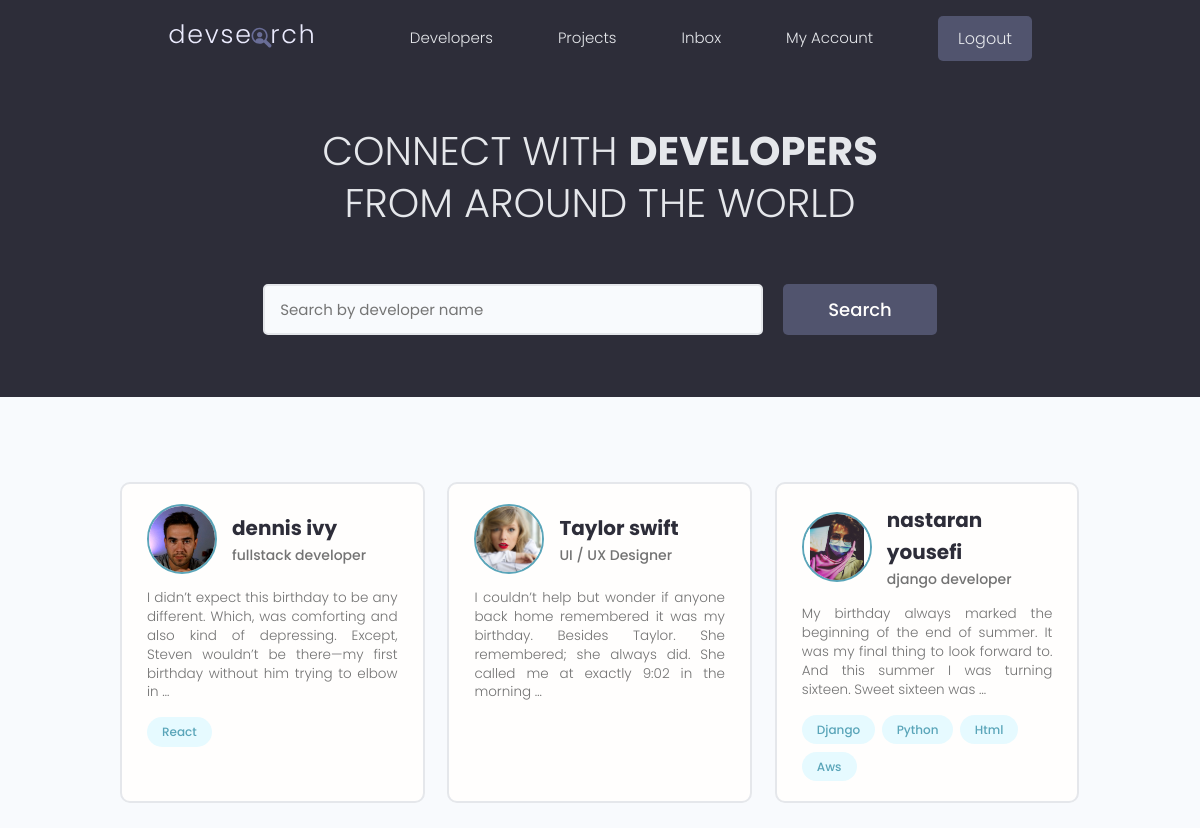
The app's page / (signed in) with its own data.
### users/models.py (models this page shows, shortened)
class Profile(models.Model):
    user = models.OneToOneField(User, on_delete=models.CASCADE, null=True, blank=True)
    name = models.CharField(max_length=250, null=True, blank=True)
    username = models.CharField(max_length=250, null=True, blank=True)
    email = models.EmailField(max_length=500, blank=True, null=True)
    short_intro = models.CharField(max_length=200, blank=True, null=True)
    bio = models.TextField(blank=True, null=True)
    location = models.CharField(max_length=200, blank=True, null=True)
    profile_image = models.ImageField(blank=True, null=True, upload_to='profiles/',
                         default='profiles/user-default.png')
    social_github = models.CharField(max_length=500, blank=True, null=True)
    social_linkedin = models.CharField(max_length=500, blank=True, null=True)
    social_website = models.CharField(max_length=500, blank=True, null=True)
    social_twitter = models.CharField(max_length=500, blank=True, null=True)
    created = models.DateTimeField(auto_now_add=True)
    id = models.UUIDField(default=uuid.uuid4, unique=True, editable=False, primary_key=True)

class Skill(models.Model):
    owner = models.ForeignKey(Profile, on_delete=models.CASCADE)
    name = models.CharField(max_length=200, blank=True, null=True)
    description = models.TextField(null=True, blank=True)
    created = models.DateTimeField(auto_now_add=True)
    id = models.UUIDField(default=uuid.uuid4, unique=True, editable=False, primary_key=True)

### users/views.py (the view)
# urls.py: path('', views.profiles, name='profiles'),
def profiles(request):
    search_query , profiles = search_profiles(request)
    page = request.GET.get('page', 1)
    results = 6
    paginator = Paginator(profiles, results)
    try:
        profiles = paginator.page(page)
    except EmptyPage:
        if int(page) <= 0:
            profiles = paginator.page(1)
        else:
            profiles = paginator.page(paginator.num_pages)
    except PageNotAnInteger:
        profiles = paginator.page(1)
    context = {
        'profiles' : profiles,
        'search_query' : search_query,
    }
    return render(request, 'users/profiles.html', context)

### users/utils.py (called while the page is built)
def search_profiles(request):
    search_query = request.GET.get('q') or ''
    skills = Skill.objects.filter(name__icontains=search_query)
    profiles = Profile.objects.distinct().filter(
        Q(name__icontains=search_query) |
        Q(short_intro__icontains=search_query) |
        Q(skill__in=skills)
    )
    return search_query, profiles

### users/templates/users/profiles.html (shortened to what this page needs)
{% extends 'main.html' %}
{% block content %}
<main class="home">
    <section class="hero-section text-center">
      <div class="container container--narrow">
        <div class="hero-section__box">
          <h2>CONNECT WITH <span>DEVELOPERS</span></h2>
          <h2>FROM AROUND THE WORLD</h2>
        </div>
        <div class="hero-section__search">
          <form id="searchForm" class="form" action="{% url 'profiles' %}" method="get">
            <div class="form__field">
              <input class="input input--text" value="{{ search_query }}" id="formInput#search" type="text" name="q"
                placeholder="Search by developer name" />
            </div>
            <input class="btn btn--sub btn--lg" type="submit" value="Search" />
          </form>
        </div>
      </div>
    </section>
    <section class="devlist">
      <div class="container">
        <div class="grid grid--three">
        {% for profile in profiles %}
          <div class="column card">
            <div class="dev">
              <a href="{% url 'user-profile' profile.pk %}" class="card__body">
                <div class="dev__profile">
                  <img class="avatar avatar--md" src="{{ profile.profile_image.url }}" alt="image" />
                  <div class="dev__meta">
                    <h3>{{ profile.name }}</h3>
                    <h5>{{ profile.short_intro|truncatewords:6 }}</h5>
                  </div>
                </div>
                <p class="dev__info">{{ profile.bio|truncatewords:30 }}</p>
                <div class="dev__skills">
                    {% for skill in profile.skill_set.all|slice:'6' %}
                      <span class="tag tag--pill tag--main">
                        <small>{{ skill.name|title }}</small>
                      </span>
                    {% endfor %}
                </div>
              </a>
            </div>
          </div>
          {% endfor %}
        </div>
      </div>
    </section>
  </main>
{% endblock %}

### static/styles/app.css (style rules this page uses)
:root { --color-sub: #2d2d39; }
.btn--sub { background-color: var(--color-sub-light); }
.card { border: 2px solid var(--color-light); }
img { width: 100%; }
.hero-section { height: 40vh; display: flex; align-items: center; background-color: var(--color-sub); }
.hero-section__box { margin-bottom: 4rem; }
.hero-section__box > h2, .hero-section__box > h2 > span { font-size: 4rem; color: var(--color-light); line-height: 1.3; text-transform: uppercase; }
.hero-section__box > h2 { font-weight: 300; }
.hero-section__box > h2 > span { font-weight: 700; }
.hero-section__search > .form { display: flex; align-items: center; justify-content: center; gap: 2rem; }
.hero-section__search > .form input.input--text { width: 50rem; }
.devlist { margin-top: 8rem; }
.devlist .grid { align-items: stretch; }
.devlist .dev .dev__profile { display: flex; align-items: center; gap: 1.5rem; }
.devlist .dev .dev__meta h3 { color: var(--color-sub); font-size: 2rem; font-weight: 700; }
.devlist .dev .dev__meta h5 { color: var(--color-text); font-size: 1.4rem; font-weight: 500; }
.devlist .dev .dev__info { margin: 1.5rem 0; font-size: 1.35rem; line-height: 1.4; text-align: justify; }

### static/uikit/styles/modules/_variables.css (style rules this page uses)
:root { --color-main: #5aa5b9; --color-main-light: #e6faff; --color-sub: #3f4156; --color-sub-light: #51546e; --color-sub-lighter: #ededfd; --color-text: #737373; --color-gray: #8b8b8b; --color-light: #e5e7eb; --color-light-gray: #767676; --color-bg: #f8fafd; --color-white: #fffefd; --color-white-light: #f3f3f3; --color-success: #359e64; --color-success-bg: #def8e8; --color-error: #fc4b0b; --color-error-bg: #fff2ee; --font-base: 'Poppins', arial, helvetica, 'Segoe UI', roboto, ubuntu, sans-serif; --font-monospace: 'Fira Code', 'Courier New', courier, monospace; --font-regular: 300; --font-medium: 500; --font-bold: 700; --generic-shadow: 1px 1px 5px #00000010; --generic-transition: all 0.3s ease-in-out; }

### static/uikit/styles/modules/_base.css (style rules this page uses)
* { margin: 0; padding: 0; box-sizing: border-box; text-rendering: optimizeLegibility; color: inherit; font-size: inherit; }
html { font-size: 50%; }
@media only screen and (min-width: 480px) { html { font-size: 56.25%; } }
@media only screen and (min-width: 1200px) { html { font-size: 62.5%; } }
body { line-height: 1.6; font-weight: 400; font-size: 1.5rem; color: var(--color-text); background-color: var(--color-bg); min-height: 100vh; }

### static/uikit/styles/modules/_typography.css (style rules this page uses)
* { font-family: var(--font-base); }
h2 { font-size: 3.6rem; font-weight: var(--font-bold); }
h3 { font-size: 3.2rem; font-weight: var(--font-medium); }
h5 { font-size: 2.4rem; font-weight: var(--font-medium); }
h5, h6 { font-weight: var(--font-regular); }
p, span, strong { font-size: 1.6rem; color: var(--color-text); font-weight: var(--font-regular); }
a { padding-bottom: 2px; text-decoration: none; display: inline-block; color: var(--color-main); font-weight: var(--font-medium); }

### static/uikit/styles/modules/_utilities.css (style rules this page uses)
.container { width: 92%; max-width: 165rem; margin: 0 auto; box-sizing: border-box; }
.container--narrow { width: 92%; max-width: 120rem; }
@media screen and (min-width: 1000px) { .container { width: 90%; } }
@media screen and (min-width: 1000px) { .container--narrow { width: 85%; } }
@media screen and (min-width: 1200px) { .container { width: 80%; } }
@media screen and (min-width: 1200px) { .container--narrow { width: 72%; } }
.text-center { text-align: center; }

### static/uikit/styles/modules/_avatar.css (style rules this page uses)
.avatar { border-radius: 50%; border: 2px solid var(--color-main); object-fit: cover; }
.avatar--md { height: 7rem; width: 7rem; }

### static/uikit/styles/modules/_button.css (style rules this page uses)
.btn { display: inline-block; position: relative; cursor: pointer; background-color: var(--color-light); font-weight: var(--font-medium); color: var(--color-sub); text-decoration: none; padding: 1rem 2rem; border-radius: 0.5rem; border: none; width: -webkit-fit-content; width: -moz-fit-content; width: fit-content; height: -webkit-fit-content; height: -moz-fit-content; height: fit-content; font-size: 1.6rem; outline-width: 0; outline-color: transparent; -webkit-backface-visibility: hidden; backface-visibility: hidden; transition: all 0.3s ease-in-out; }
.btn--sub { background-color: var(--color-sub); color: var(--color-white); }
.btn--lg { font-size: 1.8rem; padding: 1.2rem 4.5rem; }

### static/uikit/styles/modules/_card.css (style rules this page uses)
.card { border-radius: 1rem; background-color: var(--color-white); border: 1.5px solid var(--color-light); width: auto; height: auto; margin-top: 0.5rem; margin-bottom: 0.5rem; overflow: hidden; }
.card__body, .card__header { padding: 2rem 2.5rem; }

### records on screen
Profile: profile_image (picture), name "dennis ivy", short_intro "fullstack developer", bio "I didn’t expect this birthday to be any different. Which, was comforting and also kind of depressing. Except, Steven wouldn’t be there—my first birthday without him trying to elbow in …"
Skill: name "React"
Profile: profile_image (picture), name "Taylor swift", short_intro "UI / UX Designer", bio "I couldn’t help but wonder if anyone back home remembered it was my birthday. Besides Taylor. She remembered; she always did. She called me at exactly 9:02 in the morning …"
Profile: profile_image (picture), name "nastaran yousefi", short_intro "django developer", bio "My birthday always marked the beginning of the end of summer. It was my final thing to look forward to. And this summer I was turning sixteen. Sweet sixteen was …"
Skill: name "Django"
Skill: name "Python"
Skill: name "Html"
Skill: name "Aws"
